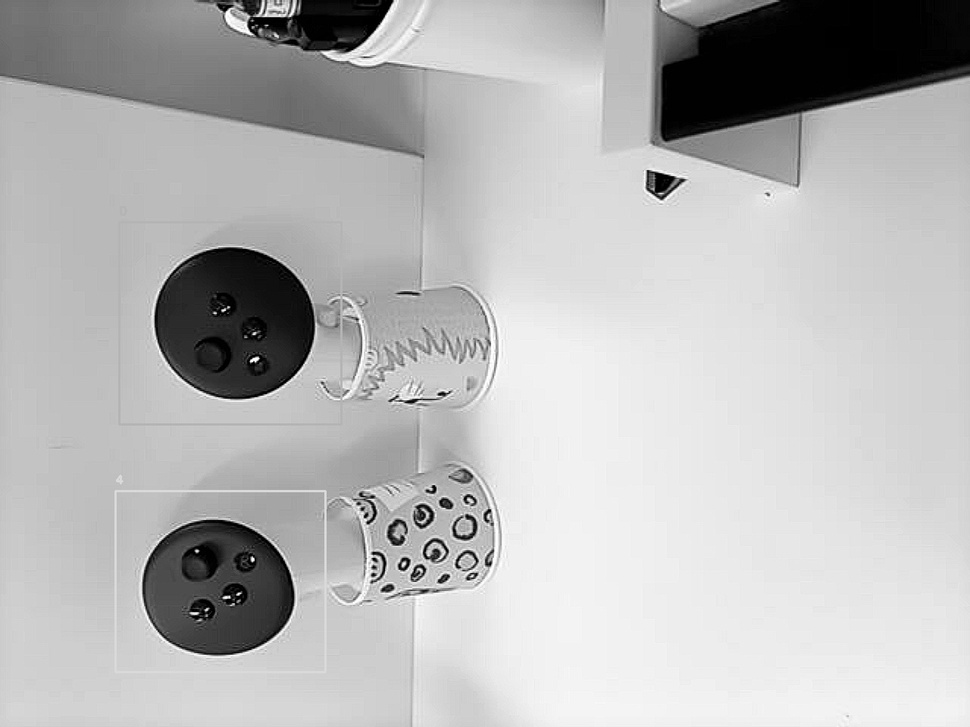
#> input picture image_0000.jpg, 970 x 727 px, shrunk from 1280 x 960 before the run; its folder holds only this picture in this run
$ python -i image_filter.py   (imports and definitions only)   (older library calls are emulated)
#> lines starting #> are read from the running program, lines starting #| are printed output that depends on the picture
#> further down, picture is the input picture: shape (727, 970, 3); min 0, max 255, mean 183

import cv2
import numpy as np
import os

class ImageFilter:
    def __init__(self, name):
        self.name = name

    def apply_no_filter(self, image):
        # Do nothing, return the original image
        return image

    # [22 lines left out: functions apply_custom_sharpening_filter, apply_laplacian_sharpening, apply_unsharp_mask, adjust_brightness, not called in this run]

    def get_name(self):
        return self.name

# [40 lines left out: functions init_filter_models, add_image_filter, not called in this run]


filter_index = None
def set_curr_filter(data):
    global filter_index
    filter_index = data

def get_curr_filter():
    global filter_index
    return filter_index


# 필터 적용 함수들 정의
def apply_grayscale(image):
    return cv2.cvtColor(image, cv2.COLOR_BGR2GRAY)

# [9 lines left out: functions apply_darken, apply_custom_filter, not called in this run]

def apply_brightness(image, factor=1.0):
    brightened_image = cv2.convertScaleAbs(image, alpha=factor, beta=0)
    return brightened_image

# [5 lines left out: function apply_noise, not called in this run]

def apply_blur(image, ksize=5):
    blurred_image = cv2.GaussianBlur(image, (ksize, ksize), 0)
    return blurred_image

# [6 lines left out: function equalizeHistogram, not called in this run]

def addFilters_on_channel(image):
    # 다양한 필터 적용
    sharp_image = cv2.filter2D(image, -1, np.array([[0, -1, 0], [-1, 5,-1], [0, -1, 0]]))  # 샤프닝 필터
    blurred_image = cv2.GaussianBlur(image, (5, 5), 0)  # 가우시안 블러
    edges = cv2.Canny(image, 100, 200)  # 엣지 디텍션
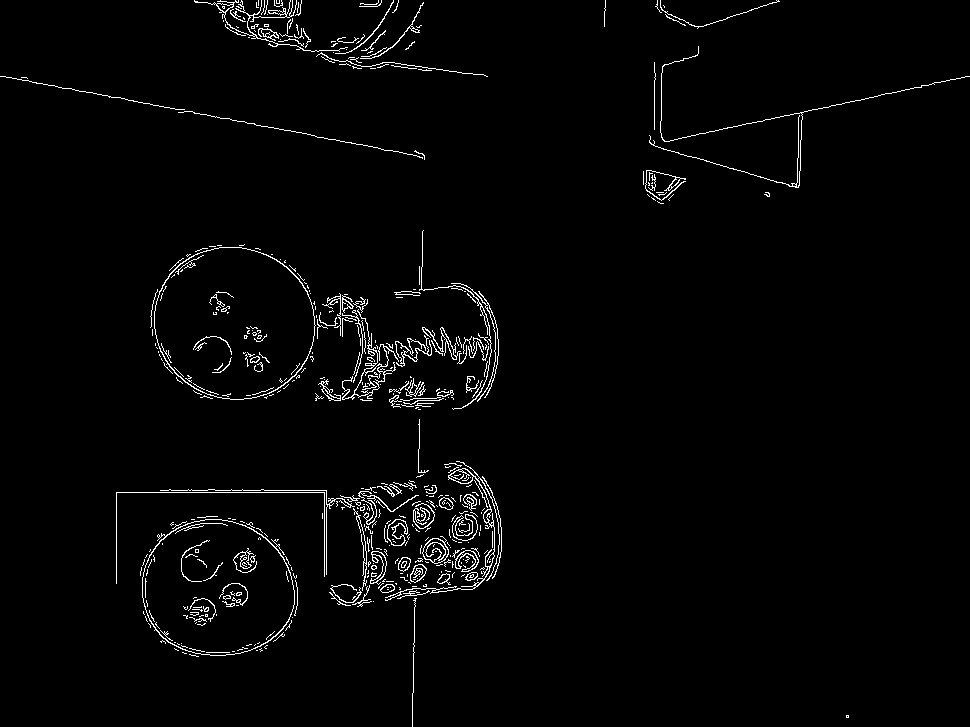
#> edges: shape (727, 970); 2.1% white in thin lines or dots
    # B, G, R 채널로 합치기
    bgr_image = cv2.merge([sharp_image, blurred_image, edges])
    return bgr_image

# [36 lines left out: functions sobel_filter, apply_filters_to_images, not called in this run]
        # print(f"필터가 적용된 이미지를 저장했습니다: {image_path}")

>>> import cv2
>>> picture = cv2.imread('image_0000.jpg')
>>> result = addFilters_on_channel(picture)

$ run again, on image_0002.jpg
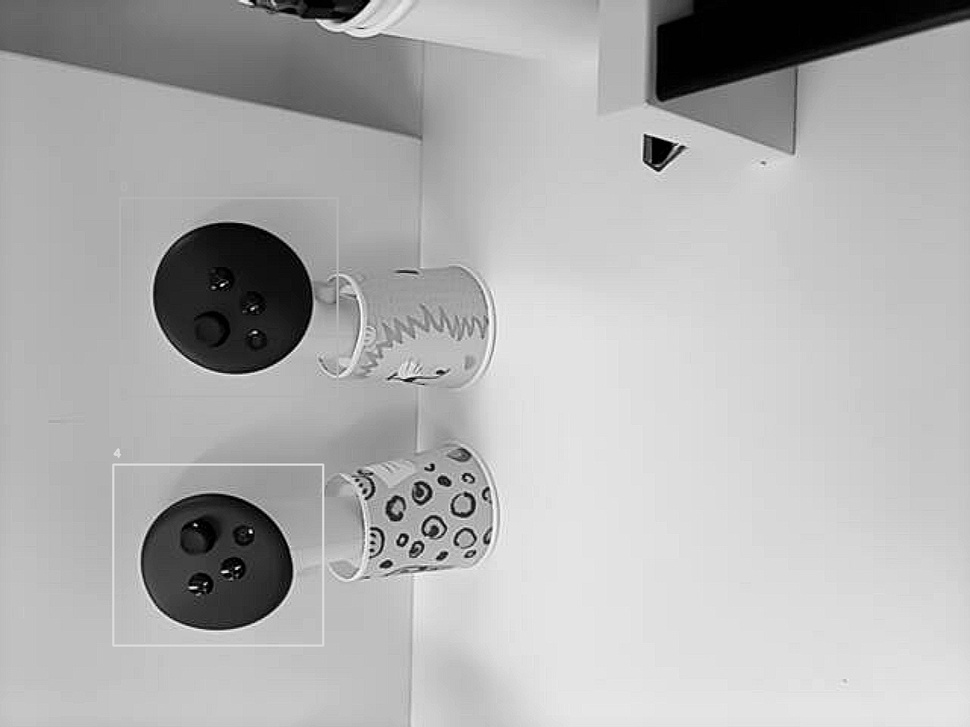
#> input picture image_0002.jpg, 970 x 727 px, shrunk from 1280 x 960 before the run
#> picture is the input picture: shape (727, 970, 3); min 0, max 255, mean 176.3
#> in addFilters_on_channel, `edges = cv2.Canny(image, 100, 200)`:
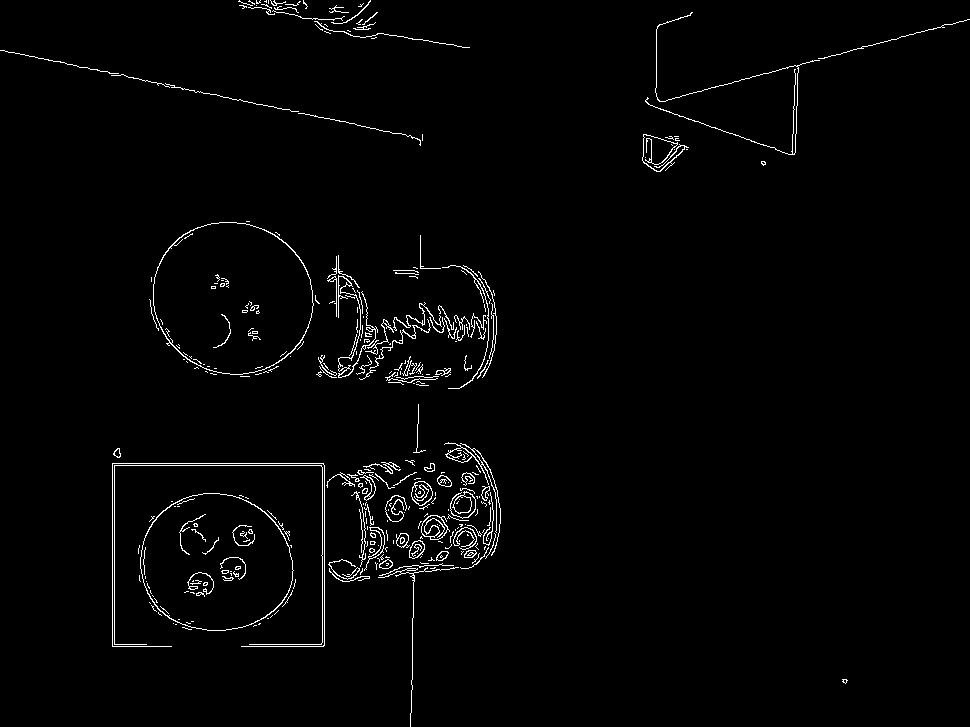
#> edges: shape (727, 970); 1.8% white in thin lines or dots
